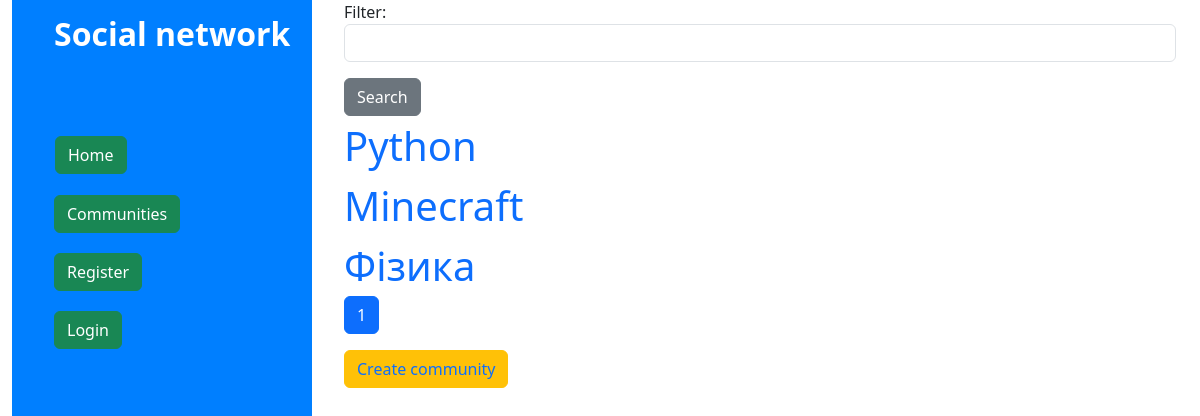
The page /social/communities/ on the database its author committed.
### social/models.py (models this page shows, shortened)
class Community(models.Model):
    name = models.CharField(max_length=50)
    genre = models.ForeignKey(Genre, on_delete=models.CASCADE)
    author = models.ForeignKey(User, on_delete=models.PROTECT)
    subscribers = models.ManyToManyField(User,  blank=True, related_name='subscribers')

### social/views.py (the view)
# urls.py: path('communities/',views.ComunitiesListView.as_view(), name='communities'),
class ComunitiesListView(ListView):
    model = Community
    template_name = 'social/communities_list.html'
    context_object_name = 'communities'
    paginate_by = 5
    def get_context_data(self,**kwargs):
        context = super().get_context_data(**kwargs)
        communities = Community.objects.all()
        query = int(self.request.GET.get('page','1'))
        print(query)
        filter_community = self.request.GET.get("filter", "")
        if filter_community:
            comunity_filter = Community.objects.filter(genre__name = filter_community).all()
            context['communities'] = comunity_filter
        else:
            context['communities'] = Community.objects.all()
        context['communities'] = context['communities'][(query*5) -5 :query*5]
        context["form"] = CommunitiesFilterForm(self.request.GET)
        if self.request.user.is_authenticated:
            context['profile'] = Profile.objects.filter(user = self.request.user).first()
        return context

### social/forms.py
class CommunitiesFilterForm(forms.Form):
    filter = forms.CharField(required=False, label='Filter')
    def __init__(self, *args, **kwargs):
        super(CommunitiesFilterForm, self).__init__(*args, **kwargs)
        self.fields["filter"].widget.attrs.update({"class": "form-control", 'id':'filter_communities', 'name' : "filter_communities"})

### templates/social/communities_list.html (shortened to what this page needs)
{% extends 'base.html' %}
{% block content %}
    <div class="container center">
        <div class="row-3">
            <form method="get">
                {{form.as_p}}
                <button type="submit" id="search_button" class="btn btn-secondary">Search</button>
            </form>
        </div>
        {% for community in communities %}
        <div class="row">
            <div class="col">
                <a href="{% url 'community' community.pk %}" class="coms">{{community.name}}</a>
            </div>
        </div>
        {% endfor %}
        <nav aria-label="...">
            <ul class="pagination">
                {% for i in page_obj.paginator.page_range %}
                    {% if i == page_obj.number %}
                    <li class="page-item active">
                        <span class="page-link">
                        {{i}}
                        </span>
                    </li>
                    {% else %}
                    <li class="page-item"><a class="page-link" href="?page={{i}}">{{i}}</a></li>
                    {% endif %}
                {% endfor %}
            </ul>
          </nav>
          <button type="submit" class="btn btn-warning "><a href="{% url 'community_create' %}" style="text-decoration: none;">Create community</a></button>
    </div>
{% endblock %}

### templates/base.html (shortened to what this page needs)
<!DOCTYPE html>
<html lang="en">
<head>
    {% load static %}
    <link href="https://cdn.jsdelivr.net/npm/bootstrap@5.3.3/dist/css/bootstrap.min.css" rel="stylesheet">
    <link rel="stylesheet" href="{% static 'css/styles.css' %}">
</head>
<body>
    <div class="container-fluid">
        <div class="row">
            <div class="col-3 ">
                <ul class="side-navbar">
                    <li style="align-self: center; font-size: 200%; font-weight: bold; padding-bottom: 25%;">Social network</li>
                    <li class="btn"><a href="{% url 'home'  %}"><button class="btn btn-success">Home</button></a></li>
                    <li><a href="{% url 'communities' %}"><button class="btn btn-success">Communities</button></a></li>
                    {%  if request.user.is_authenticated %}
                        <li>
                            <form action="{% url 'logout' %}" method="post">
                                {% csrf_token %}
                                <button type="submit" class="btn btn-success">Logout</button>
                            </form>
                        </li>
                    {% else %}
                        <li><a href="{% url 'register' %}"><button class="btn btn-success">Register</button></a></li>
                        <li><a href="{% url 'login' %}"><button class="btn btn-success">Login</button></a></li>
                    {% endif %}
                </ul>
            </div>
            <div class="col main">
                {% block content %}
                {%endblock%}
            </div>
        </div>
    </div>
</body>
</html>

### static/css/styles.css (style rules this page uses)
.side-navbar { list-style-type: none; width: 25%; background-color: #007FFF; color: white; height: 100%; position: fixed; overflow: auto; }
.side-navbar li { padding: 10px; }
.coms { font-size: 40px; margin-bottom: 10px; text-decoration: none; }
.center { align-self: center; }
.main { margin-left: 20px; }

### rows shown on the page
Community: name "Python"
Community: name "Minecraft"
Community: name "Фізика"

### other values the page prints
{{ i }} "1"
